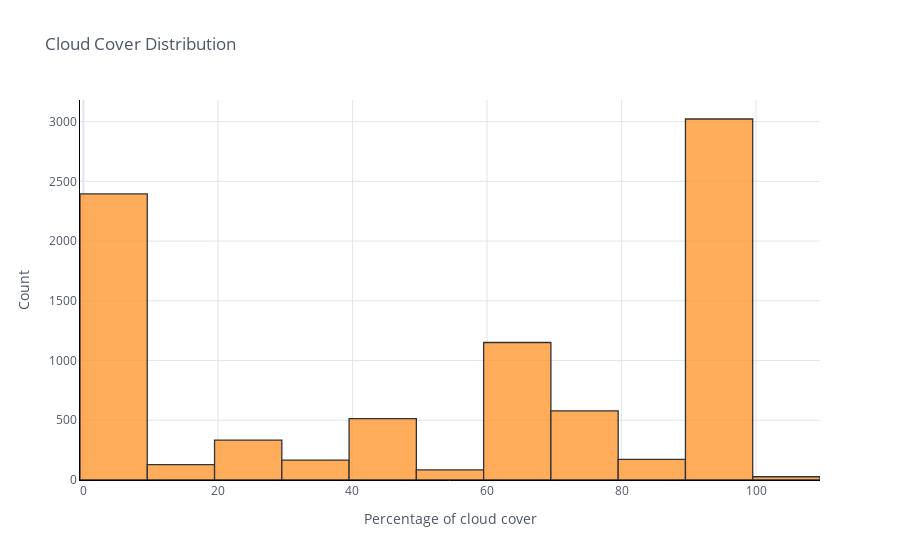

Notebook cell for this chart:
### Markdown cell above
Cloud cover was usually more than 90% or less than 10%.

### Code cell
df8['clouds_all'].iplot(kind='hist',bins=20,xTitle='Percentage of cloud cover',linecolor='black',yTitle='Count',
                        title='Cloud Cover Distribution')

### Figure 1 — Plotly figure (JSON) as saved in the notebook; plotly's stock layout.template omitted (floating-point values rounded to 4 significant figures; data arrays with more than 128 entries replaced by an {"elided": "..."} marker saying what was removed)
{"data": [{"histfunc": "count", "histnorm": "", "marker": {"color": "rgba(255, 153, 51, 1.0)", "line": {"color": "#000000", "width": 1.3}}, "name": "clouds_all", "nbinsx": 20, "opacity": 0.8, "orientation": "v", "type": "histogram", "x": {"elided": "8573 int values"}}], "layout": {"barmode": "overlay", "legend": {"bgcolor": "#FFFFFF", "font": {"color": "#4D5663"}}, "paper_bgcolor": "#FFFFFF", "plot_bgcolor": "#FFFFFF", "title": {"font": {"color": "#4D5663"}, "text": "Cloud Cover Distribution"}, "xaxis": {"gridcolor": "#E1E5ED", "linecolor": "black", "showgrid": true, "tickfont": {"color": "#4D5663"}, "title": {"font": {"color": "#4D5663"}, "text": "Percentage of cloud cover"}, "zerolinecolor": "#E1E5ED"}, "yaxis": {"gridcolor": "#E1E5ED", "linecolor": "black", "showgrid": true, "tickfont": {"color": "#4D5663"}, "title": {"font": {"color": "#4D5663"}, "text": "Count"}, "zerolinecolor": "#E1E5ED"}}}
